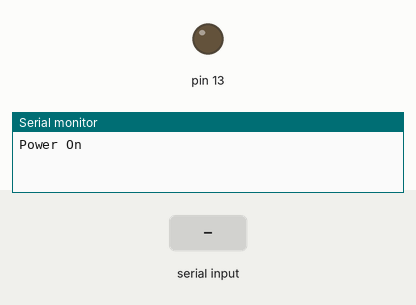
Bench run of a sketch on a simulated Arduino Uno, built with avr-gcc and run on an emulated ATmega328P. Shown: output pins drawn as LEDs (lit = HIGH), the last lines printed to the serial monitor. The test bench sets the inputs (shaded band).

Above: at 1.2 s.
1.3 s: "m" received over Serial
At 1.6 s:
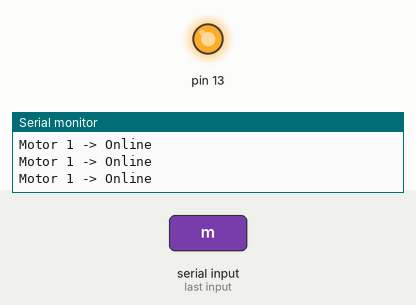
2.8 s: "p" received over Serial
At 3.6 s:
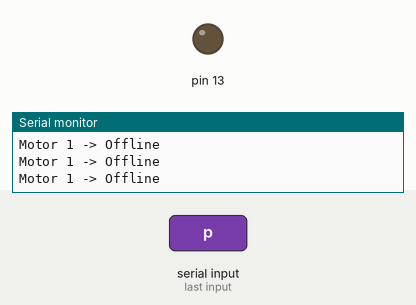
Timing chart, 0 to 5.8 s (numbered marks = the images above; inputs shaded):
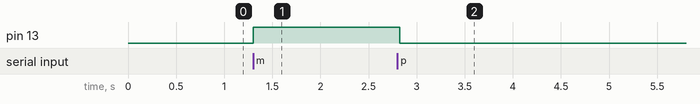

The sketch:

serial_string_3_ok.ino
```cpp
char inData[20]; // Allocate some space for the string
char inChar=-1; // Where to store the character read
byte index = 0; // Index into array; where to store the character

void setup() {
    Serial.begin(9600);
    Serial.write("Power On");
    pinMode(13, OUTPUT);
}

char Comp() {
  char aChar;
    while (Serial.available() > 0) // Don't read unless
                                   // there you know there is data
    {
        if(index < 19) // One less than the size of the array
        {
            inChar = Serial.read(); // Read a character
            inData[index] = inChar; // Store it
            index++; // Increment where to write next
            inData[index] = '\0'; // Null terminate the string
        }
    }
    index=0;
    aChar=inData[0];
return(aChar);
}

void loop()
{
    if (Comp()=='m') {
        Serial.write("Motor 1 -> Online\n");
        digitalWrite(13, HIGH);
    }
    if (Comp()=='p') {
        Serial.write("Motor 1 -> Offline\n");
        digitalWrite(13, LOW);
    }
}
```

Measured:
- after the input at 1.3 s, pin 13: LOW → HIGH at once
- after the input at 2.8 s, pin 13: HIGH → LOW at once
